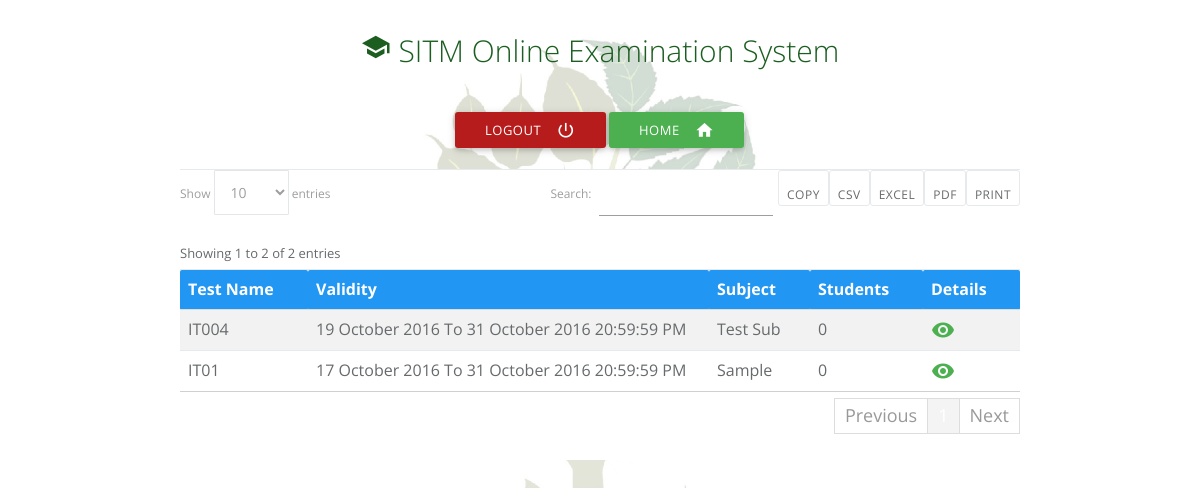
Page /admin/rsltmng.php (signed in) on the committed database.
### tables this page shows
CREATE TABLE `test` (
  `testid` bigint(20) NOT NULL,
  `testname` varchar(30) NOT NULL,
  `testdesc` varchar(100) DEFAULT NULL,
  `testdate` date DEFAULT NULL,
  `testtime` time DEFAULT NULL,
  `subid` int(11) DEFAULT NULL,
  `testfrom` timestamp NOT NULL DEFAULT CURRENT_TIMESTAMP,
  `testto` timestamp NOT NULL DEFAULT '0000-00-00 00:00:00',
  `duration` int(11) DEFAULT NULL,
  `totalquestions` int(11) DEFAULT NULL,
  `attemptedstudents` bigint(20) DEFAULT NULL,
  `testcode` varchar(40) NOT NULL,
  `tcid` bigint(20) DEFAULT NULL
);

CREATE TABLE `subject` (
  `subid` int(11) NOT NULL,
  `subname` varchar(40) DEFAULT NULL,
  `course` varchar(100) NOT NULL,
  `semester` varchar(100) NOT NULL,
  `tcid` bigint(20) DEFAULT NULL
);

### dbsettings.php (called while the page is built, shortened)
<?php
$dbname="oes";
?>

### oesdb.php (called while the page is built, shortened)
<?php
include_once 'dbsettings.php';
$conn=false;
function executeQuery($query)
{
    global $conn,$dbserver,$dbname,$dbpassword,$dbusername;
    if (!($conn = @mysql_connect ($dbserver,$dbusername,$dbpassword)))
         $message="Cannot connect to server";
    $result=mysql_query($query,$conn);
    if(!$result)
        $message="Error while executing query.<br/>Mysql Error: ".mysql_error();
    else
        return $result;
}
?>

### admin/rsltmng.php (the view, shortened to what this page needs)
<?php
include_once '../oesdb.php';
?>
<html>
<head>
    <link href="../css/materialize.min.css" rel="stylesheet" type="text/css"/>
    <link href="../css/style.css" rel="stylesheet" type="text/css"/>
    <link href="../css/icons/icons.css" rel="stylesheet" type="text/css"/>
    <link href="../css/datatables.min.css" rel="stylesheet" type="text/css"/>
</head>
<body style="background-image: url('../images/slogo2.jpg'); background-size: contain">
<div class="container">
    <div class="row">
        <h1 class="center green-text text-darken-4 large"><i class=" small material-icons ">school</i> SITM Online Examination System </h1>
    </div>
    <form name="rsltmng" action="rsltmng.php" method="post">
        <div class="row">
            <div class="col l12 center">
                <?php if (isset($_SESSION['admname'])) {
                ?>
                <button type="submit" value="LogOut"  name="logout" class="btn tooltipped red darken-4 white-text waves-effect waves-light btn" data-position="top" data-delay="50" data-tooltip="Logout" ><i class="material-icons right">power_settings_new</i>Logout</button>
                <?php if (isset($_REQUEST['testid'])) { ?>
                <button type="submit" id="noprint" value="Back" name="back" class="btn tooltipped orange white-text waves-effect waves-light btn" data-position="top" data-delay="50" data-tooltip="Back" ><i class="material-icons right">replay</i>Back</button>
                    <a  href="retake.php?testid=<?php echo $_REQUEST['testid']; ?>"<input type="button" value="Retakes"
                                                                                          class="btn tooltipped green white-text  waves-effect waves-light btn"
                                                                                           data-position="top" data-delay="50" data-tooltip="Retakes" ><i class="material-icons right">swap_calls</i>Retakes</a>
                <?php } else { ?>
                    <button type="submit" value="Home" name="dashboard" class="btn tooltipped green white-text waves-effect waves-light btn" data-position="top" data-delay="50" data-tooltip="Dashboard" ><i class="material-icons right">home</i>Home</button>
                <?php if ($_SESSION['role'] == "admin") { ?>
                    <button data-target="modal1" value="Delete all Results" class="btn tooltipped red white-text waves-effect waves-light modal-trigger" data-position="top" data-delay="50" data-tooltip="Delete All Student Results" ><i class="material-icons right">delete</i>Delete All Results</button>
                    <div id="modal1" class="modal">
                        <div class="modal-content">
                            <h4>Are you sure you want to delete all results</h4>
                            <p class="center red-text darken-4">Note: Please make sure you have a backup</p>
                        </div>
                        <div class="modal-footer">
                            <button name="bulkdelete" type="submit" class="modal-action modal-close waves-effect waves-green btn-flat green white-text">YES</button>
                        </div>
                    </div>
                <?php } } ?>
            </div>
            <div class="col l6"></div>
        </div>
        <?php
        if (isset($_REQUEST['testid'])) {
        $student = executeQuery("select distinct(stdid) from studentquestion where testid=" . $_REQUEST['testid']);
        ?>
        <input type="hidden" id="testid" value="<?php echo $_REQUEST['testid']; ?>">
        <div class="ibox-content">
                <table class="table bordered striped highlight responsive-table dataTables-example">
                    <thead>
                    <tr class="blue white-text">
                        <th>SNO</th>
                        <th>Student Name</th>
                        <th>Student ID</th>
                        <th>Obtained Marks</th>
                        <th>Result(%)</th>
                    </tr>
                    </thead>
                    <?php
                    $count = 1;
                    while ($s = mysql_fetch_array($student)) {
                        $m = 0;
                        $query = executeQuery("select * from studentquestion where testid=" . $_REQUEST['testid'] . " and stdid=" . $s['stdid']);
                        while ($q = mysql_fetch_array($query)) {
                            $query2 = executeQuery("select * from question where testid=" . $_REQUEST['testid'] . " and qnid=" . $q['qnid']);
                            while ($q2 = mysql_fetch_array($query2)) {
                                if ($q['stdanswer'] == $q2['correctanswer']) {
                                    $m += $q2['marks'];
                                }
                            }
                        }
                        $tdata = executeQuery("select * from student where stdid=" . $s['stdid']);
                        $tmarks = executeQuery("select sum(marks) as s from question where testid=" . $_REQUEST['testid']);
                        while ($tm = mysql_fetch_assoc($tmarks)) {
                            while ($td = mysql_fetch_array($tdata)) {
                                $sem = $td['semester'];
                                $sname = $td['stdname'];
                                $sidno = $td['stduidno'];
                                $tmarks = (($m / $tm['s']) * 100);
                                ?>
                                <tr style="color: black">
                                    <td><?php echo $count++; ?></td>
                                    <td><?php echo $sname; ?></td>
                                    <td><?php echo $sidno; ?></td>
                                    <td><?php echo $m; ?></td>
                                    <td><?php echo round($tmarks) . "%"; ?></td>
                                </tr>
                            <?php }
                        } ?>
                        <?php
                    }
                    echo "</table>";
                    echo "</div>";
                    }
                    else {
                        $result = executeQuery("select t.testid,t.testname,DATE_FORMAT(t.testfrom,'%d %M %Y') as fromdate,DATE_FORMAT(t.testto,'%d %M %Y %H:%i:%S') as todate,sub.subname,(select count(stdid) from studenttest where testid=t.testid) as attemptedstudents from test as t, subject as sub where sub.subid=t.subid order by t.testid desc;");
                        if (mysql_num_rows($result) == 0) {
                            echo "<h3 style=\"color:#0000cc;text-align:center;\">No Tests Yet...!</h3>";
                        } else {
                            ?>
                            <div class="ibox-content">
                                    <table class="table bordered striped highlight responsive-table dataTables-example">
                                        <thead class="blue white-text">
                                        <tr>
                                            <th>Test Name</th>
                                            <th>Validity</th>
                                            <th>Subject</th>
                                            <th>Students</th>
                                            <th>Details</th>
                                        </tr>
                                        </thead>
                                        <?php
                                        while ($r = mysql_fetch_array($result)) {
                                            $sid = $r['subname'];
                                            $check = executeQuery("SELECT * FROM subject WHERE subname='$sid'");
                                            $q = mysql_fetch_array($check);
                                            if ($q['course'] == $_SESSION['role']) {
                                                echo "<tr><td>" . htmlspecialchars_decode($r['testname'], ENT_QUOTES) . "</td><td>" . $r['fromdate'] . " To " . $r['todate'] . " PM </td>"
                                                    . "<td>" . htmlspecialchars_decode($r['subname'], ENT_QUOTES) . "</td><td>" . $r['attemptedstudents'] . "</td>"
                                                    . "<td class=\"tddata\"><a title=\"Details\" href=\"rsltmng.php?testid=" . $r['testid'] . "&subname=" . htmlspecialchars_decode($r['subname'], ENT_QUOTES) . "&semester=" . $q['semester'] . "\"><i class=\"big green-text material-icons\">visibility</i></a></td></tr>";
                                            } else {
                                            }
                                        }
                                        ?>
                                    </table>
                            </div>
                            <?php
                        }
                    }
                    }
                    ?>
    </form>
</div>
</body>
</html>

### rows in the picture
test: testname "IT004", fromdate "19 October 2016", todate "31 October 2016 20:59:59", subid.subname "Test Sub", attemptedstudents "0"
test: testname "IT01", fromdate "17 October 2016", todate "31 October 2016 20:59:59", subid.subname "Sample", attemptedstudents "0"
